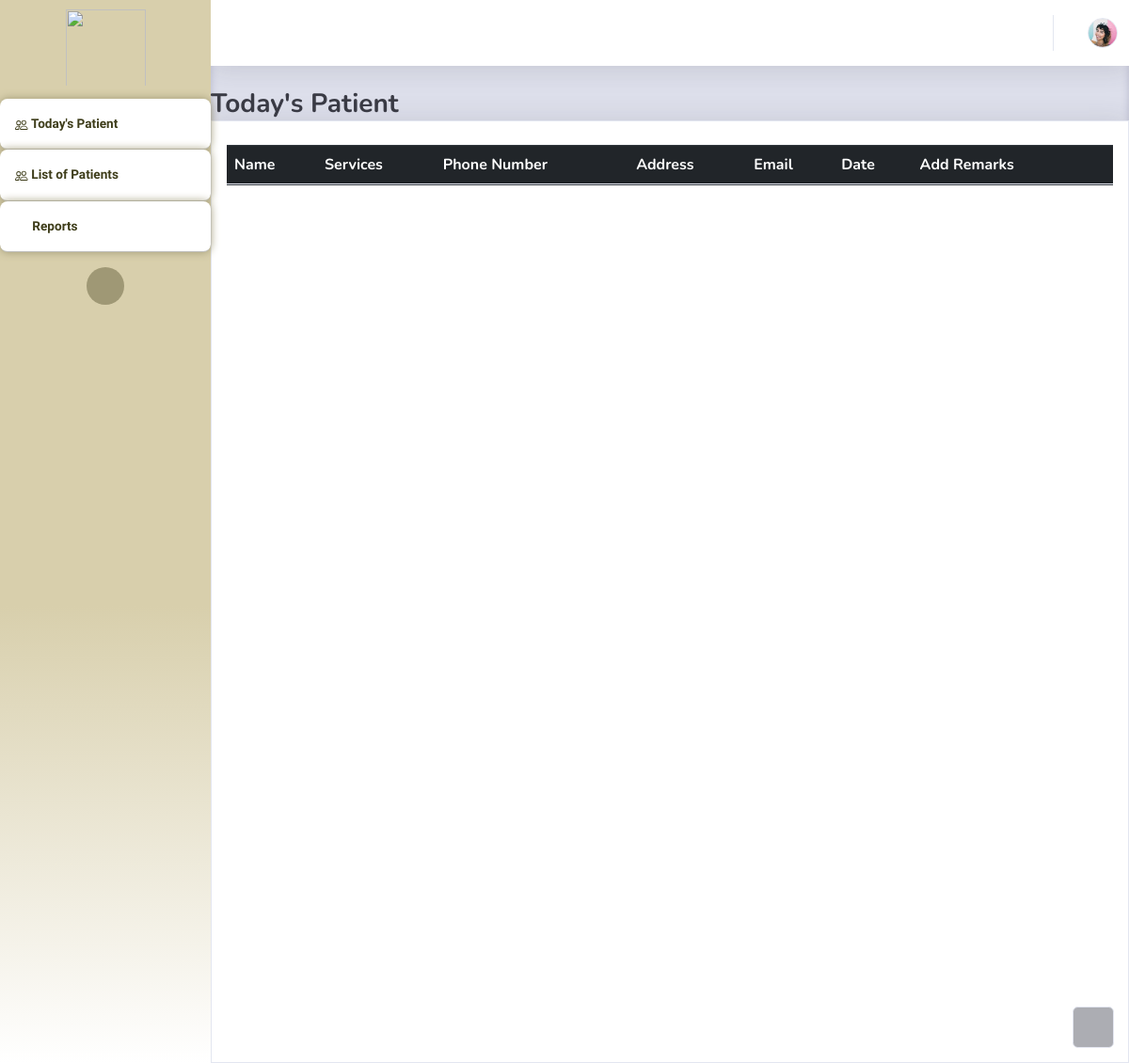
The app's page /Thesis1/Admin/receptionistUI.php, older data.
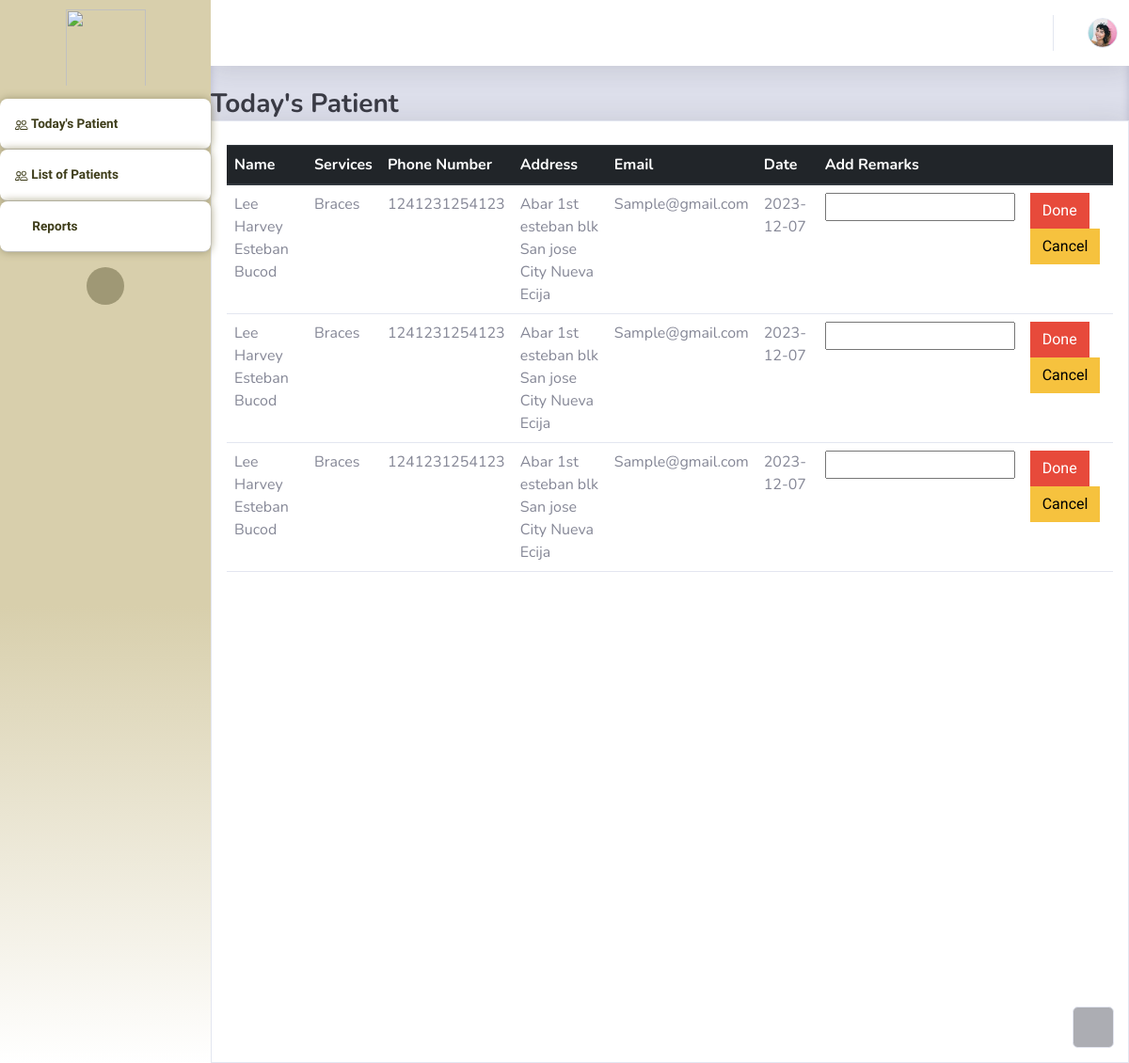
The same page, newer data.
### tables this page shows
CREATE TABLE `bookinglog` (
  `resID` int(11) NOT NULL,
  `userID` int(11) NOT NULL,
  `serviceName` varchar(255) NOT NULL,
  `date` date NOT NULL,
  `timeslot` varchar(255) NOT NULL,
  `remarks` varchar(255) NOT NULL,
  `status` varchar(255) NOT NULL,
  `FamMemberName` varchar(255) NOT NULL DEFAULT 'N/A',
  `confirmationHash` varchar(255) NOT NULL,
  `timestamp` timestamp NOT NULL DEFAULT current_timestamp() ON UPDATE current_timestamp()
);

CREATE TABLE `patients_user` (
  `userID` int(11) NOT NULL,
  `Email` varchar(255) NOT NULL,
  `Name` varchar(255) NOT NULL,
  `Address` varchar(255) NOT NULL,
  `PhoneNumber` varchar(255) NOT NULL,
  `Password` varchar(55) NOT NULL,
  `Hash` varchar(255) NOT NULL,
  `Access` varchar(25) NOT NULL,
  `Active` int(11) NOT NULL DEFAULT 0,
  `profilePic` varchar(255) NOT NULL,
  `last_activity` timestamp NOT NULL DEFAULT current_timestamp() ON UPDATE current_timestamp()
);

### Thesis1/Admin/receptionistUI.php (the view, shortened to what this page needs)
<?php
    $con = connection();
    $todaysDate = date("Y/m/d");
?>
<!DOCTYPE html>
<html lang="en">
<head>
    <link rel="stylesheet" href="assets/bootstrap/css/bootstrap.min.css">
    <link rel="stylesheet" href="assets/fonts/fontawesome-all.min.css">
    <link rel="stylesheet" href="assets/css/aguilaraldo1_section_contact.css">
    <link rel="stylesheet" href="assets/css/Availability---Manage-availability-bookings-appointments_v1.css">
    <link rel="stylesheet" href="assets/css/Basic-Footer.css">
    <link rel="stylesheet" href="assets/css/Black-Navbar.css">
    <link rel="stylesheet" href="https://cdn.jsdelivr.net/npm/bootstrap@4.0.0/dist/css/bootstrap.min.css">
    <link rel="stylesheet" href="assets/css/Block-Responsive-Item-List.css">
    <link rel="stylesheet" href="assets/css/Bootstrap-Calendar.css">
    <link rel="stylesheet" href="assets/css/carousel-circulo.css">
    <link rel="stylesheet" href="assets/css/Carousel-Hero-1.css">
    <link rel="stylesheet" href="assets/css/Carousel-Hero.css">
    <link rel="stylesheet" href="assets/css/Diagonal-div-section.css">
    <link rel="stylesheet" href="assets/css/Feature-Section-MD.css">
    <link rel="stylesheet" href="https://djpsoftwarecdn.azureedge.net/availabilitycss-v1/availability.min.css">
    <link rel="stylesheet" href="assets/css/Login-Form-Basic-icons.css">
    <link rel="stylesheet" href="assets/css/Ultimate-Event-Calendar.css">
    <link rel="stylesheet" href="assets/bootstrap/css/bootstrap.min.css">
    <link rel="stylesheet" href="assets/fonts/fontawesome-all.min.css">
    <link rel="stylesheet" href="assets/fonts/ionicons.min.css">
    <link rel="stylesheet" href="assets/css/aguilaraldo1_section_contact.css">
    <link rel="stylesheet" href="assets/css/Availability---Manage-availability-bookings-appointments_v1.css">
    <link rel="stylesheet" href="assets/css/Basic-Footer.css">
    <link rel="stylesheet" href="assets/css/Black-Navbar.css">
    <link rel="stylesheet" href="assets/css/Block-Responsive-Item-List.css">
    <link rel="stylesheet" href="assets/css/Bootstrap-Calendar.css">
    <link rel="stylesheet" href="assets/css/carousel-circulo.css">
    <link rel="stylesheet" href="assets/css/Carousel-Hero-1.css">
    <link rel="stylesheet" href="assets/css/Carousel-Hero.css">
    <link rel="stylesheet" href="assets/css/Diagonal-div-section.css">
    <link rel="stylesheet" href="assets/css/Feature-Section-MD.css">
    <link rel="stylesheet" href="https://djpsoftwarecdn.azureedge.net/availabilitycss-v1/availability.min.css">
    <link rel="stylesheet" href="assets/css/Login-Form-Basic-icons.css">
    <link rel="stylesheet" href="assets/css/Ultimate-Event-Calendar.css">
</head>
<body id="page-top">
    <div id="wrapper">
        <nav class="navbar navbar-dark align-items-start sidebar sidebar-dark accordion bg-gradient-primary p-0" style="border-color: rgb(255,255,255);background: linear-gradient(#d8cfac 57%, white 100%), #a6a263;border-radius: -1px;">
            <div class="container-fluid d-flex flex-column p-0"><img src="assets/img/Picsart_23-04-17_12-49-06-946.png" width="85" height="91" style="margin-left: 0px;padding-bottom: 0px;padding-top: 10px;">
                <ul class="navbar-nav text-light" id="accordionSidebar">
                <li class="nav-item">
  <a class="nav-link" href="receptionistUI.php" style="background: #ffffff;border-radius: 8px;margin-top: 13px;border-color: var(--bs-blue);border-top-width: 1px;border-top-color: #95947c;border-bottom: 1px outset rgba(149,148,124,0.33);box-shadow: 0px 0px 10px rgb(159,152,117);--bs-body-bg: #fff;">
    <span style="background: transparent;color: #3e3d1a;font-family: 'Albert Sans', sans-serif;font-weight: bold;">Today's Patient</span>
  </a>
  <a class="nav-link active" href="receptionistListofPatients.php" style="background: #ffffff;border-radius: 8px;border-color: var(--bs-blue);border-top-width: 1px;border-top-color: #95947c;border-bottom: 1px outset rgba(149,148,124,0.33);box-shadow: 0px 0px 10px rgb(159,152,117);--bs-body-bg: #fff;margin-top: 0px;">
    <span style="background: transparent;color: #3e3d1a;font-family: 'Albert Sans', sans-serif;font-weight: bold;">List of Patients</span>
  </a>
  <a class="nav-link active" href="receptionistReports.php" style="background: #ffffff;border-radius: 8px;border-color: var(--bs-blue);border-top-width: 1px;border-top-color: #95947c;border-bottom: 1px outset rgba(149,148,124,0.33);box-shadow: 0px 0px 10px rgb(159,152,117);--bs-body-bg: #fff;margin-top: 0px;">
    <i class="icon ion-ios-paper-outline" style="color: #3e3d1a;"></i>
    <span style="background: transparent;color: #3e3d1a;font-family: 'Albert Sans', sans-serif;font-weight: bold;">Reports</span>
  </a>
</li>
                </ul>
                <div class="text-center d-none d-md-inline"><button class="btn rounded-circle border-0" id="sidebarToggle" type="button" style="background: rgb(159,152,117);"></button></div>
            </div>
        </nav>
        <div class="d-flex flex-column" id="content-wrapper">
            <div id="content" style="background: var(--bs-gray-300);color: var(--bs-black);border-color: var(--bs-yellow);box-shadow: inset 0px 0px 9px var(--bs-gray-500);">
                <nav class="navbar navbar-light navbar-expand bg-white shadow mb-4 topbar static-top" style="background: rgb(255,255,255);border-color: rgb(255,0,0);">
                    <div class="container-fluid">
                        <ul class="navbar-nav flex-nowrap ms-auto">
                            <li class="nav-item dropdown no-arrow">
                                <div class="nav-item dropdown no-arrow"><a class="dropdown-toggle nav-link" aria-expanded="false" data-bs-toggle="dropdown" href="#"><img class="border rounded-circle img-profile" src="assets/img/avatars/avatar1.jpeg"></a>
                                </div>
                            </li>
                        </ul>
                    </div>
                </nav>
                    <h3 class="text-dark mb-0" style="font-weight: bold;">Today's Patient</h3>
                    <div class="card shadow">
                        <div class="card-body" style="height: 1000px;">
                            <div class="row">
                                <div class="col-md-6 text-nowrap">
                                </div>
                            </div>
                            <div class="table-responsive table mt-2" id="dataTable" role="grid" aria-describedby="dataTable_info" style="height: 1000px;">
                            <table class="table my-0" id="dataTable">
                                    <thead class="thead-dark">
                                        <tr>
                                            <th>Name</th>
                                            <th>Services</th>
                                            <th>Phone Number</th>
                                            <th>Address</th>
                                            <th>Email</th>
                                            <th>Date</th>
                                            <th>Add Remarks</th>
                                            <th></th>
                                        </tr>
                                    </thead>
                                    <tbody>
                                       <?php
                                            $retrieveQuery = "SELECT bookinglog.resID,bookinglog.serviceName, patients_user.Name, bookinglog.date, patients_user.PhoneNumber,patients_user.Email,patients_user.Address
                                            FROM bookinglog
                                            INNER JOIN patients_user ON bookinglog.userID = patients_user.userID WHERE status = 'Pending' AND DATE(date) >= $todaysDate";
                                            $result =  $con -> query($retrieveQuery);
                                                while ($row = mysqli_fetch_assoc($result)) {
                                                    $id = $row['resID'];
                                                    $name = $row['Name'];
                                                    $service = $row['serviceName'];
                                                    $date = $row['date'];
                                                    $phoneNumber = $row['PhoneNumber'];
                                                    $address = $row['Address'];
                                                    $email = $row['Email'];
                                                    echo '<tr>
                                                            <td class="hidden-column">'.$id.'</td>
                                                            <td>'.$name.'</td>
                                                            <td>'.$service.'</td>
                                                            <td>'.$phoneNumber.'</td>
                                                            <td>'.$address.'</td>
                                                            <td>'.$email.'</td>
                                                            <td>'.$date.'</td>
                                                            <td>
                                                                <input type="text" class="inputField" id="inputField'.$id.'">
                                                            </td>
                                                            <td>
                                                                <input type="hidden" id="resID'.$id.'" name="resID" value="'.$id.'">
                                                                <button"><a href="receptionistUI.php?doneID='.$id.'" class="btn btn-danger">Done</a></button>
                                                                <button"><a href="receptionistUI.php?canID='.$id.'" class="btn btn-warning">Cancel</a></button>
                                                            </td>
                                                          </tr>';
                                                }
                                    ?>
                                    </tbody>
                                </table>
                            </div>
                        </div>
                    </div>
                </div>
        </div><a class="border rounded d-inline scroll-to-top" href="#page-top"><i class="fas fa-angle-up"></i></a>
    </div>
</body>
</html>

### Thesis1/Admin/assets/css/aguilaraldo1_section_contact.css (style rules this page uses)
.navbar { z-index: 1; }

### Thesis1/Admin/assets/css/Black-Navbar.css (style rules this page uses)
.navbar { margin-bottom: 0; }
.btn { border-radius: 0; }
.btn { font-family: 'Roboto'; font-weight: 400; }

### Thesis1/Admin/assets/css/Feature-Section-MD.css (style rules this page uses)
.waves-effect, a { -webkit-tap-highlight-color: transparent; }
.alert, .breadcrumb, .card, .card .card-header, .dropdown-menu, .file-custom, .input-group-addon, .jumbotron, .list-group .list-group-item, .modal-content, .nav .nav-link, .nav-tabs, .navbar, .navbar-toggler, .page-item:first-child .page-link, .page-item:last-child .page-link, .pagination-lg .page-item:first-child .page-link, .pagination-lg .page-item:last-child .page-link, .pagination-sm .page-item:first-child .page-link, .pagination-sm .page-item:last-child .page-link, .popover, .tag, .tooltip-inner, img { -moz-border-radius: 0px; -ms-border-radius: 0px; -o-border-radius: 0px; border-radius: 0px; }
.divider-new, .text-fluid, h1, h2, h3, h4, h5, h6 { font-weight: 300; }

Row changes from the older to the newer data that the page shows:
added bookinglog: userID.Name "Lee Harvey Esteban Bucod", serviceName "Braces", userID.PhoneNumber "1241231254123", userID.Address "Abar 1st esteban blk San jose City Nueva Ecija", userID.Email "Sample@gmail.com", date "2023-12-07"
added bookinglog: userID.Name "Lee Harvey Esteban Bucod", serviceName "Braces", userID.PhoneNumber "1241231254123", userID.Address "Abar 1st esteban blk San jose City Nueva Ecija", userID.Email "Sample@gmail.com", date "2023-12-07"
added bookinglog: userID.Name "Lee Harvey Esteban Bucod", serviceName "Braces", userID.PhoneNumber "1241231254123", userID.Address "Abar 1st esteban blk San jose City Nueva Ecija", userID.Email "Sample@gmail.com", date "2023-12-07"
